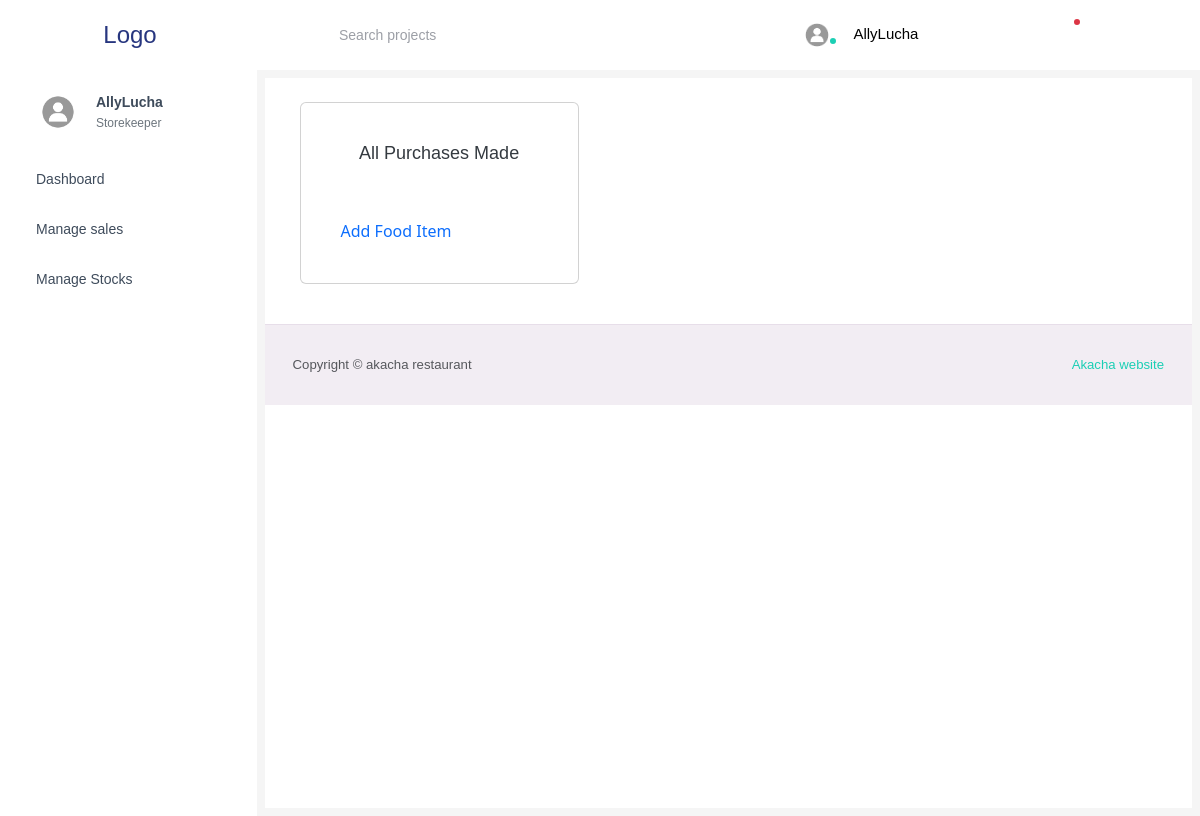
Screenshot of /stock/purchases_list/ (signed in) with the database file from the repository.
### hotelmanagement/models.py (models this page shows, shortened)
class CustomUser(AbstractUser):
    objects = models.Manager()
    id = models.AutoField(primary_key=True)
    profile = models.ImageField(upload_to="profiles/", default='profiles/default_profile.jpg')
    user_type = models.ForeignKey(User_type, on_delete=models.SET_NULL, null=True, default=None)
    is_active = models.BooleanField(default=True)
    customer_profit = models.FloatField(default=0.0)

class User_type(models.Model):
    id = models.AutoField(primary_key=True)
    user_type = models.CharField(max_length=50)
    def __str__(self):
        return self.user_type

### StockManagerApp/models.py (models this page shows, shortened)
class StockPurchases(models.Model):
    objects = models.Manager()
    seller_name = models.CharField(max_length=255)
    goods_bought = models.TextField()
    price = models.PositiveIntegerField()
    date_delivered = models.DateField(auto_now=True)

### StockManagerApp/views.py (the view)
# urls.py: path('purchases_list/', views.purchases_list_view, name='purchases_list'),
def purchases_list_view(request):
    objs = StockPurchases.objects.all()
    return render(request, f'StockManagerApp/{user_validator(request)}/purchase_list.html',
                  {"objs": objs})

### hotelmanagement/processor.py (called while the page is built)
def user_type_list(request):
    user_type = User_type.objects.all()
    return {'user_types': user_type}

def message_analyser(request):
    try:
        if request.user.user_type.user_type == "Storekeeper":
            print(request.user.user_type)
            sys_messages = Messages.objects.filter(receiver_category=2, opened=False)
            return {"system_message": sys_messages}
        else:
            user = request.user
            messages = Messages.objects.filter(receiver_category=user.user_type, order__send=False)
            return {'messagess': messages}
    except:
        user_type = User_type.objects.all()
        return {'user_types': user_type}

### hotelmanagement/utils.py (called while the page is built)
def user_validator(request):
    if request.user.is_authenticated:
        user_type = request.user.user_type
        return user_type
    else:
        return redirect('login')

### StockManagerApp/templates/StockManagerApp/Storekeeper/purchase_list.html (shortened to what this page needs)
{% extends 'Storekeeper/base.html' %}
{% block content %}
<br>
<div class="col-md-4 grid-margin stretch-card" style="margin-left: 20px;">
  <div class="card">
    <div class="card-body">
      <h4 class="card-title">All Purchases Made</h4>
      <ul class="list-star">
        {% for obj in objs %}
          <li>
          </li>
        {% endfor %}
      </ul>
      <a href="{% url 'add_food_item' %}">Add Food Item</a>
    </div>
  </div>
</div>
{% endblock content %}

### templates/navigation.html (shortened to what this page needs)
<!DOCTYPE html>
<html lang="en">
  <head>
    {% load static %}
    <link rel="stylesheet" href="{% static 'mystyle.css' %}" />
  </head>
  <body>
    <nav class="navbar default-layout-navbar col-lg-12 col-12 p-0 fixed-top d-flex flex-row">
      <div class="text-center navbar-brand-wrapper d-flex align-items-center justify-content-center">
        <a class="navbar-brand brand-logo" href="{% url 'home' %}">Logo</a>
      </div>
      <div class="navbar-menu-wrapper d-flex align-items-stretch">
        <button class="navbar-toggler navbar-toggler align-self-center" type="button" data-toggle="minimize"></button>
        <div class="search-field d-none d-md-block">
          <form class="d-flex align-items-center h-100" action="#">
            <div class="input-group">
              <div class="input-group-prepend bg-transparent">
                <i class="input-group-text border-0 mdi mdi-magnify"></i>
              </div>
              <input type="text" class="form-control bg-transparent border-0" placeholder="Search projects" />
            </div>
          </form>
        </div>
        <ul class="navbar-nav navbar-nav-right">
          <li class="nav-item nav-profile dropdown">
            <a class="nav-link dropdown-toggle" id="profileDropdown" href="#" data-bs-toggle="dropdown" aria-expanded="false">
              <div class="nav-profile-img">
                {% if user.profile %}
                  <img src="{{ user.profile.url }}" alt="image" />
                {% endif %}
                <span class="availability-status online"></span>
              </div>
              <div class="nav-profile-text">
                <p class="mb-1 text-black">{{ user.username }}</p>
              </div>
            </a>
          </li>
          <li class="nav-item d-none d-lg-block full-screen-link">
          </li>
          <li class="nav-item dropdown">
          </li>
          <li class="nav-item dropdown">
            <a class="nav-link count-indicator dropdown-toggle" id="notificationDropdown" href="#" data-bs-toggle="dropdown">
              <span class="count-symbol bg-danger"></span>
            </a>
          </li>
          <li class="nav-item nav-logout d-none d-lg-block">
          </li>
          <li class="nav-item nav-settings d-none d-lg-block">
          </li>
        </ul>
      </div>
    </nav>
  </body>
</html>

### templates/Storekeeper/side_bar.html (shortened to what this page needs)
<!DOCTYPE html>
<html lang="en">
  <head>
    {% load static %}
    <link rel="stylesheet" href="{% static 'mystyle.css' %}" />
  </head>
  <body>
    <nav class="sidebar sidebar-offcanvas" id="sidebar">
      <ul class="nav">
        <li class="nav-item nav-profile">
          <a href="{% url 'home'%}" class="nav-link">
            <div class="nav-profile-image">
              {% if user.profile %}
                <img src="{{user.profile.url}}" alt="profile" />
              {% endif %}
            </div>
            <div class="nav-profile-text d-flex flex-column">
              <span class="font-weight-bold mb-2">{{user.username}}</span>
              <span class="text-secondary text-small">{{user.user_type}}</span>
            </div>
          </a>
        </li>
        <li class="nav-item">
          <a class="nav-link" href="{% url 'home'%}">
            <span class="menu-title">Dashboard</span>
          </a>
        </li>
        <li class="nav-item">
          <a class="nav-link" href="{% url 'manage_sales' %}">
            <span class="menu-title">Manage sales</span>
          </a>
        </li>
        <li class="nav-item">
          <a class="nav-link" href="{% url 'food_item_list' %}">
            <span class="menu-title">Manage Stocks</span>
          </a>
        </li>
      </ul>
    </nav>
  </body>
</html>

### static/mystyle.css (style rules this page uses)
h1, h2, h3, h4, h5, h6 { color: #75bb6d; text-align: center; }
a { text-decoration: none; }

### rows the page displays
CustomUser: profile (placeholder picture), username "AllyLucha", user_type "Storekeeper"
